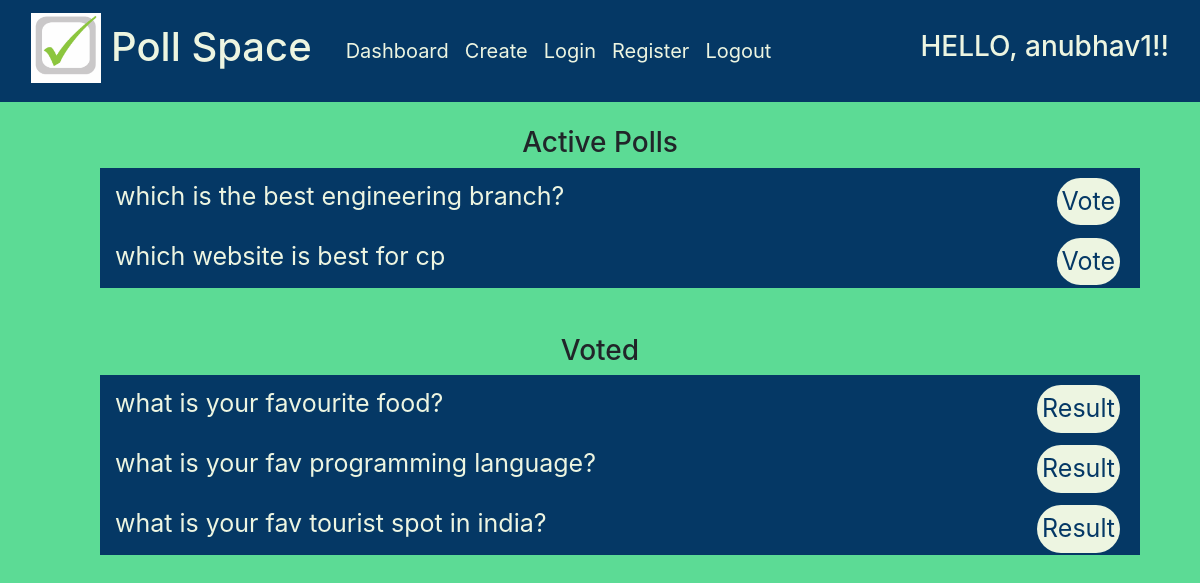
Page /polls/dashboard (signed in) on the committed database.
### polls/models.py (models this page shows)
class Polls(models.Model) :
    poll_question = models.TextField()
    poll_option1 = models.CharField(max_length = 100)
    poll_option2 = models.CharField(max_length = 100)
    poll_option3 = models.CharField(max_length = 100)
    poll_option4 = models.CharField(max_length = 100)
    poll_option1_count = models.IntegerField(default = 0)
    poll_option2_count = models.IntegerField(default = 0)
    poll_option3_count = models.IntegerField(default = 0)
    poll_option4_count = models.IntegerField(default = 0)

class Voted(models.Model) :
    user = models.ForeignKey(UserModel, on_delete = models.CASCADE)
    poll = models.ForeignKey(Polls, on_delete = models.CASCADE)

### polls/views.py (the view)
# urls.py: path('polls/dashboard', dashboard_view, name='dashboard'),
@login_required(login_url='login')
def dashboard_view(request, *args, **kwargs) :
    polls = Polls.objects.all()
    votedpolls = request.user.voted_set.all()
    active = []
    for poll in polls :
        if Voted.objects.filter(user=request.user,poll=poll) :
           continue
        else :
           active.append(poll)
    context = {
        'polls' : polls,
        'votedpolls' : votedpolls,
        'active' : active
    }
    return render(request, 'polls/dashboard.html', context)

### polls/templates/polls/dashboard.html
{% extends "base.html" %}
{% block content %}
<div id="poll_list" class="container-fluid">
    <h3>Active Polls</h3>
    <ul class="polldata">
        {% for poll in active %}
        <li class="pollitem">
            <p class="pollname">{{ poll.poll_question }}</p>
            <a class="function" href="{% url 'vote' poll.id %}">Vote</a>
        </li>
        {% endfor %}
    </ul>
    <br>
    <h3>Voted</h3>
    <ul class="polldata">
        {% for vote in votedpolls %}
        <li class="pollitem">
            <p class="pollname">{{ vote.poll.poll_question }}</p>
            <a class="function" href="{% url 'result' vote.poll.id %}">Result</a>
        </li>
        {% endfor %}
    </ul>
</div>
{% endblock %}

### templates/base.html (shortened to what this page needs)
{% load static %}
<!DOCTYPE html>
<html>
    <head>
        <link rel="stylesheet" href="{% static '/stylesheet/bootstrap.min.css' %}">
        <link rel="stylesheet" href="{% static '/stylesheet/styles.css' %}">
    </head>
    <body>
        <header>
            <nav class="navbar navbar-expand-lg navbar-light">
                <div class="container-fluid">
                  <div class="navbar-brand">
                    <a href="{% url 'login' %}"><img id="logo" src="{% static 'images/logo.png'%}"></a>
                    <a href="{% url 'login' %}"><h1 id="brandname">Poll Space</h1></a>
                  </div>
                  <div class="collapse navbar-collapse" id="navbarTogglerDemo02">
                    <ul class="navbar-nav me-auto mb-2 mb-lg-0">
                      <li class="nav-item">
                        <a id="menu" class="nav-link" href="{% url 'dashboard' %}">Dashboard</a>
                      </li>
                      <li class="nav-item">
                        <a id="menu" class="nav-link" href="{% url 'create' %}">Create</a>
                      </li>
                      <li class="nav-item">
                        <a id="menu" class="nav-link" href="{% url 'login' %}">Login</a>
                      </li>
                      <li class="nav-item">
                        <a id="menu" class="nav-link" href="{% url 'register' %}">Register</a>
                      </li>
                      {% if request.user.is_authenticated %}
                        <li class="nav-item">
                          <a id="menu" class="nav-link" href="{% url 'logout' %}">Logout</a>
                        </li>
                      {% endif %}
                    </ul>
                  </div>
                  {% if request.user.is_authenticated %}
                    <h3 id="greeting">HELLO, {{ request.user }}!!</h3>
                  {% endif %}
                </div>
            </nav>
	    </header>
      <br>
      <section class="container">
        {% block content %}{% endblock %}
      </section>
      <br>
    </body>
</html>

### static/stylesheet/styles.css (style rules this page uses)
* { box-sizing: border-box; }
body { background-color: #5CDB95; }
.navbar { background-color: #053865; }
#brandname { font-style: bold; float: right; padding: 10px; color: #EDF5E1; }
#logo { height: 70px; width: 70px; }
#menu { color: #EDF5E1; font-size: 20px; }
#greeting { color: #EDF5E1; }
#random, #registerForm, #poll_list, #result { top: 50%; left: 50%; font-size: 20px; text-align: center; }
.polldata { list-style-type: none; }
.pollitem { background-color: #053865; width: 100%; padding: 10px; position: relative; height: 60px; }
.pollname { display: inline; position: absolute; left: 15px; color: #EDF5E1; font-size: 25px; }
.function { font-size: 25px; background-color: #EDF5E1; color: #053865; padding: 5px; border-radius: 25px; position: absolute; right: 20px; }

### rows in the picture
Polls: poll_question "which is the best engineering branch?"
Polls: poll_question "which website is best for cp"
Voted: poll.poll_question "what is your favourite food?"
Voted: poll.poll_question "what is your fav programming language?"
Voted: poll.poll_question "what is your fav tourist spot in india?"

### other values in the picture
{{ request.user }} "anubhav1"
